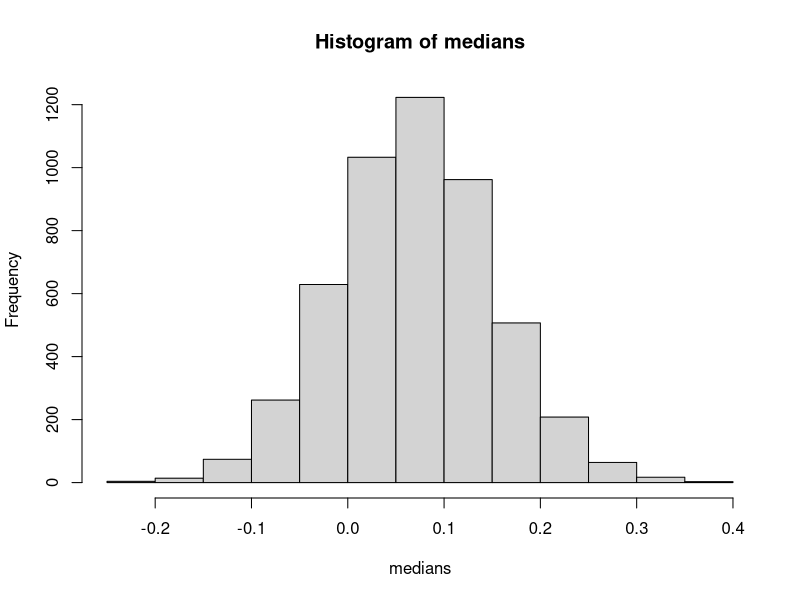

The R script that drew this image: (Note: a time limit stopped this script after it produced the figure.)
## ---- chunk 1
library(dplyr)
## ---- chunk 2
N <- 201
samplen <- rnorm(N)
#median(samplen)

#MLE
require(stats4)
nLL <- function(mean, sd){
  fs <- dnorm(
        x = samplen
      , mean = mean
      , sd = sd
      , log = TRUE
    ) 
  -sum(fs)
}
fit <- mle(
    nLL
  , start = list(mean = 0, sd = 1)
  , method = "L-BFGS-B"
  , lower = c(0, 0.01)
)


(mean_sample <- coef(fit)[[1]])
(sd_sample <- coef(fit)[[2]])
## ---- chunk 3

medians <- rep(NA, 5000)
for (i in seq_along(medians)){
  medians[i] <- rnorm(N, mean=mean_sample, sd=sd_sample) %>% median
}
hist(medians)
## ---- chunk 4
(median_q <- quantile(medians, c(0.025,0.975)))
## ---- chunk 5
generate_data <- function(parameters){
  data=rnorm(parameters[1],parameters[2],parameters[3])
}

est_dist <- function(data){
  mean_hat <- mean(data)
  sd_hat <- sd(data)
  return(c(length(data), mean_hat,sd_hat))
}

est_ci <- function(parameters){
  medians <- rep(NA, 5000)
  for (i in seq_along(medians)){
    medians[i] <- parameters %>% generate_data() %>% median 
  }
  quantile(medians, c(0.025, 0.975))
}
## ---- chunk 6
capture_median <- function(ci){
  1*(ci[1]<0 & ci[2]>0)
}

parameters <-c(201, 0, 1)

N <- 201
pop.mean = 0
pop.sd = 1
true.parameters <- c(N,mean = pop.mean, sd = pop.sd)
replicate <- 5000
captured <-rep(NA,replicate)
for (i in 1:replicate){
  captured[i] <- true.parameters %>% generate_data %>% est_dist %>% est_ci %>% capture_median
   
}

## ---- chunk 7
(captured_prob <- mean(captured))
